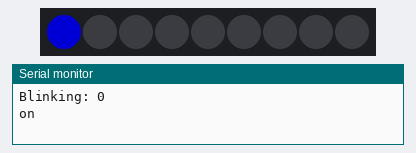
The sketch below on a simulated Arduino Uno, built with avr-gcc and run on an emulated ATmega328P. Parts: 9 RGB LEDs in strip order, left to right, the last lines printed to the serial monitor. Dim RGB values are drawn brighter than linear; the strip is taken to match the declared colour order.

Above: at 0.1 s.
At 4.1 s:
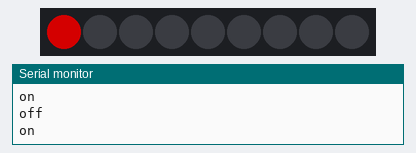
At 8.1 s:
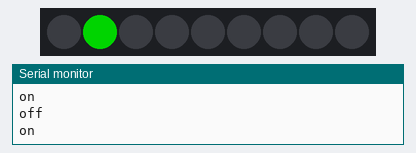
At 16.1 s:
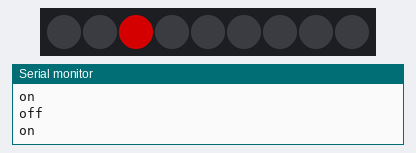
At 26.1 s:
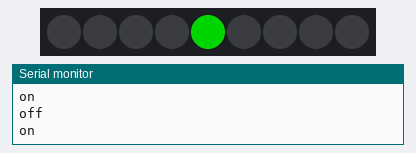
At 38.1 s:
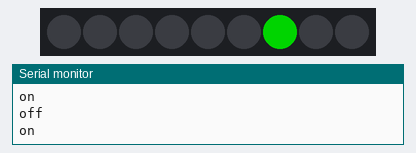

Measured:
- what the display in image 1 shows lasts 1.0 s, from 4.0 s to 5.0 s

The sketch:

PixelTest.ino
```cpp
// A simple sketch to test the Neopixels while installing them.

#include <Adafruit_NeoPixel.h>
#define NUMPIXELS 9
#define PIXELPIN 2
Adafruit_NeoPixel pixels = Adafruit_NeoPixel(NUMPIXELS, PIXELPIN, NEO_RGB + NEO_KHZ800);
uint32_t blue = pixels.Color(0, 0, 128);
uint32_t red = pixels.Color(0, 128, 0);
uint32_t green = pixels.Color(128, 0, 0);
uint32_t off = pixels.Color(0, 0, 0);
uint32_t colors[] = {blue, red, green};

void setup() {
  Serial.begin(9600);
  pixels.begin();
}

void loop() {
  for (int i = 0; i < NUMPIXELS; i++) {
    Serial.print("Blinking: ");
    Serial.println(i);
    for (int j = 0; j < 3; j++){
      Serial.println("on");
      pixels.setPixelColor(i, colors[j]);
      pixels.show();
      delay(1000);
      Serial.println("off");
      pixels.setPixelColor(i, off);
      pixels.show();
      delay(1000);
    }
  }
  delay(2000);
}
```
